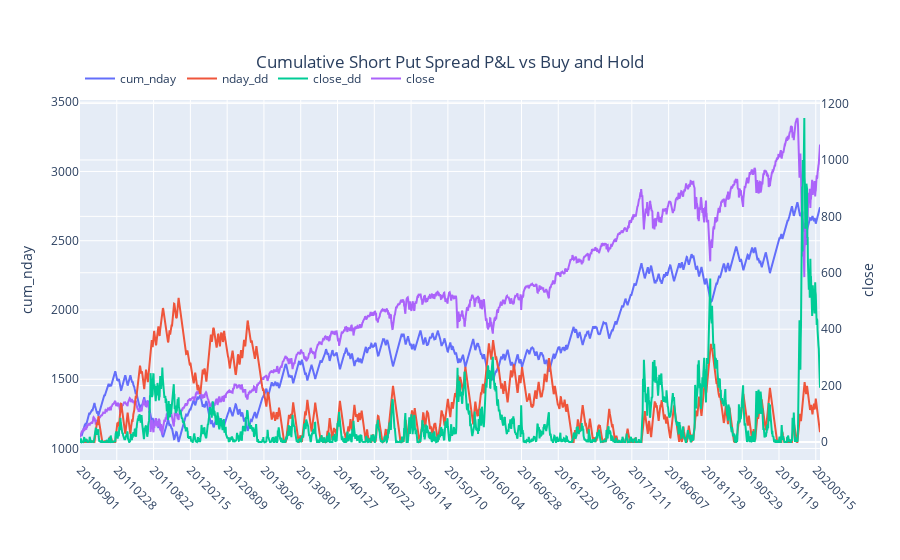

The code cell stored with this chart in its notebook:
### Code cell
# show a histogram of those p&l's
log = dashapp.logging.getLogger(__name__)
log.setLevel(dashapp.logging.INFO)
display.display(df_es99['nday'].hist(bins=20))
iplot(dashapp.plotly_plot(
    df_in=df_es99[['settle_date','cum_nday','nday_dd','close_dd','close']],
    x_column='settle_date',yaxis2_cols=['nday_dd','close_dd'],y_left_label='cum_nday',
    y_right_label='close',plot_title='Cumulative Short Put Spread P&L vs Buy and Hold'
))

y_defs = [
    ['name','x_column','row','col','is_secondary','yaxis_title'],
    ['close','settle_date',1,1,False,'close'],
    ['cum_nday','settle_date',1,1,True, 'cum_nday'],
    ['close_dd','settle_date',2,1,False,'drawdown'],
    ['nday_dd','settle_date',2,1,False, 'drawdown']
]
df_fig = pd.DataFrame(y_defs[1:],columns=y_defs[0])
subtitles = ['Strategy Values vs Time','Drawdowns vs Time']
df_sub = df_es99[['settle_date','cum_nday','nday_dd','close_dd','close']]
sfig = dashapp.plotly_subplots(df_sub,df_fig,subplot_titles=subtitles)
sfig = go.Figure(sfig)
sfig.update_layout(
    legend=dict(x=0.1, y=1.2,orientation='h'),
    modebar={'orientation': 'v','bgcolor':'grey'}
)

### Figure 1 — Plotly figure (JSON) as saved in the notebook; plotly's stock layout.template omitted (floating-point values rounded to 4 significant figures; data arrays with more than 128 entries replaced by an {"elided": "..."} marker saying what was removed)
{"data": [{"name": "cum_nday", "type": "scatter", "x": {"elided": "2455 int values"}, "y": {"elided": "2455 float values"}, "yaxis": "y"}, {"name": "nday_dd", "type": "scatter", "x": {"elided": "2455 int values"}, "y": {"elided": "2455 float values"}, "yaxis": "y2"}, {"name": "close_dd", "type": "scatter", "x": {"elided": "2455 int values"}, "y": {"elided": "2455 float values"}, "yaxis": "y2"}, {"name": "close", "type": "scatter", "x": {"elided": "2455 int values"}, "y": {"elided": "2455 float values"}, "yaxis": "y"}], "layout": {"autosize": true, "hovermode": "x", "legend": {"orientation": "h", "x": 0, "y": 1.1}, "margin": {"b": 100}, "modebar": {"bgcolor": "grey", "orientation": "v"}, "spikedistance": 1000, "title": {"text": "Cumulative Short Put Spread P&L vs Buy and Hold", "x": 0.5, "xanchor": "center", "y": 0.9, "yanchor": "top"}, "xaxis": {"showspikes": true, "spikedash": "solid", "spikemode": "toaxis+across", "spikethickness": 1, "tickangle": 45, "ticktext": [20100901, 20110228, 20110822, 20120215, 20120809, 20130206, 20130801, 20140127, 20140722, 20150114, 20150710, 20160104, 20160628, 20161220, 20170616, 20171211, 20180607, 20181129, 20190529, 20191119, 20200515], "tickvals": [20100901, 20110228, 20110822, 20120215, 20120809, 20130206, 20130801, 20140127, 20140722, 20150114, 20150710, 20160104, 20160628, 20161220, 20170616, 20171211, 20180607, 20181129, 20190529, 20191119, 20200515], "type": "category"}, "yaxis": {"showspikes": true, "spikedash": "solid", "spikemode": "toaxis+across", "spikethickness": 1, "title": {"text": "cum_nday"}}, "yaxis2": {"overlaying": "y", "side": "right", "title": {"text": "close"}}}}
